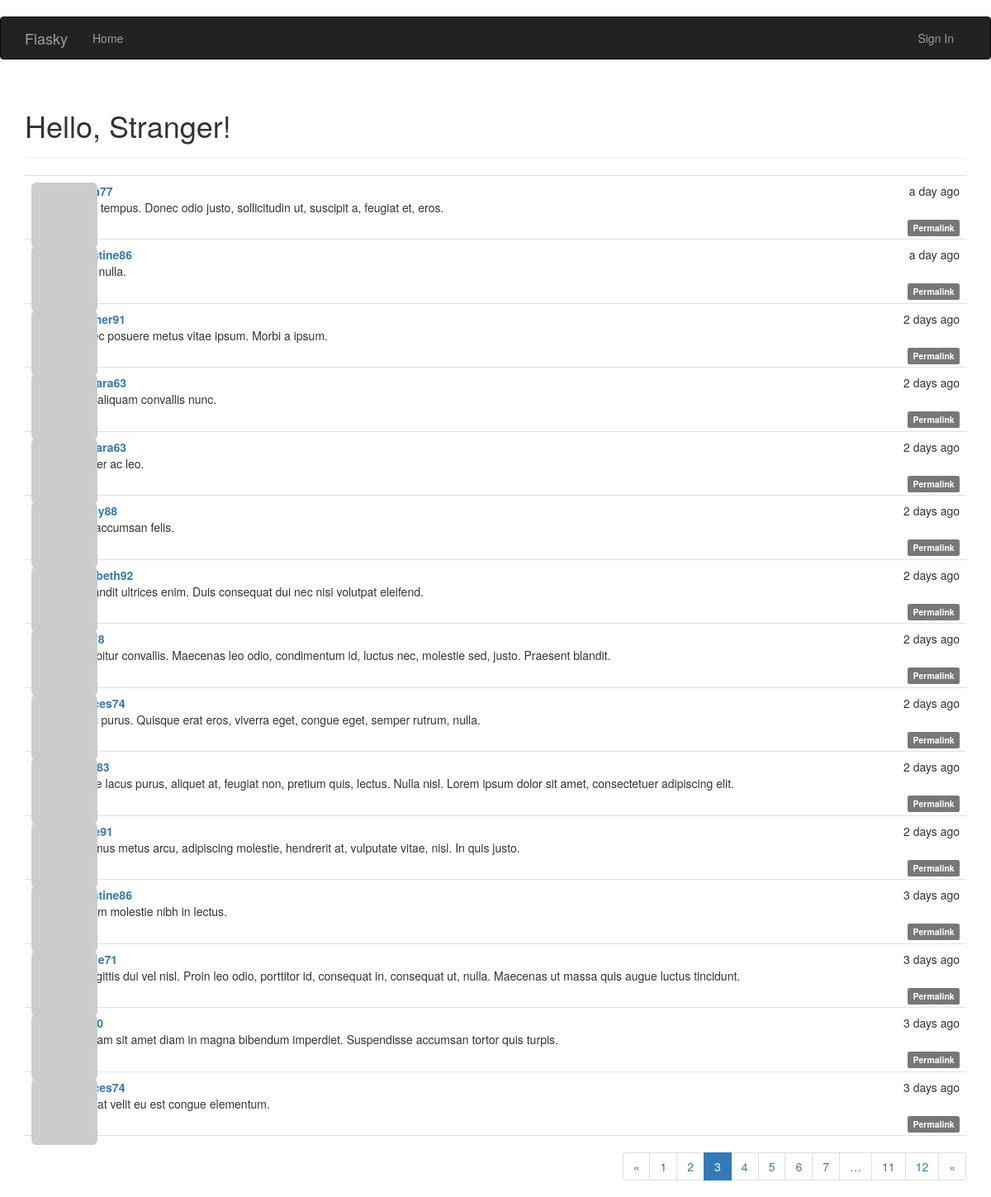
/?page=3, run on the app's committed database.
### app/models.py (models this page shows, shortened)
class Post(db.Model):
    __tablename__='posts'
    id = db.Column(db.Integer,primary_key=True)
    body = db.Column(db.Text)
    body_html=db.Column(db.Text)
    timestamp=db.Column(db.DateTime,index=True,default=datetime.utcnow)
    author_id=db.Column(db.Integer,db.ForeignKey('users.id'))

class User(UserMixin,db.Model):
    __tablename__ = 'users'
    id = db.Column(db.Integer, primary_key=True)
    email = db.Column(db.String(64), unique=True, index=True)
    username = db.Column(db.String(64), unique=True, index=True)
    role_id = db.Column(db.Integer, db.ForeignKey('roles.id'))
    password_hash=db.Column(db.String(128))
    confirmed =db.Column(db.Boolean,default=False)
    posts=db.relationship('Post',backref='author',lazy='dynamic')
    @property
    def password(self):
        raise AttributeError ('password is not a readable attribute')
    name= db.Column(db.String(64))
    location=db.Column(db.String(64))
    about_me=db.Column(db.Text())
    member_since=db.Column(db.DateTime(),default=datetime.utcnow)
    last_seen=db.Column(db.DateTime(),default=datetime.utcnow)
    avatar_hash =db.Column(db.String(32))
    def gravatar(self,size=100,default='identicon',rating='g'):
        if request.is_secure:
            url='https://secure.gravatar.com/avatar'
        else:
            url='http://www.gravatar.com/avatar'
        hash=self.avatar_hash or hashlib.md5(self.email.encode('utf-8')).hexdigest()
        return '{url}/{hash}?s={size}&d={default}&r={rating}'.\
            format(url=url,hash=hash,size=size,default=default,rating=rating)
    '''
    def change_email(self,token):
        pass
        self.email=new_email
        self.avatar_hashself.avatar_hash=hashlib.md5(self.email.encode('utf-8')).hexdigest()
        db.session.add(self)
    '''

### app/main/views.py (the view)
@main.route('/', methods=['GET', 'POST'])
def index():
    form = PostForm()
    if current_user.can(Permission.WRITE_ARTICLES) and\
            form.validate_on_submit():
        post=Post(body=form.body.data,author=current_user._get_current_object())
        db.session.add(post)
        return redirect(url_for('.index'))
    page=request.args.get('page',1,type=int)
    pagination=Post.query.order_by(Post.timestamp.desc()).paginate(\
            page,per_page=15,error_out=False)
    posts=pagination.items
    return render_template('index.html',form=form,posts=posts,pagination=pagination)

### app/auth/views.py (called while the page is built)
@auth.before_app_request
def before_request():
    if current_user.is_authenticated:
        current_user.ping()
        if not current_user.confirmed\
                and request.endpoint[:5]!='auth.'\
                and request.endpoint !='static':
            return redirect(url_for('auth.unconfirmed'))

### app/main/__init__.py (called while the page is built)
@main.app_context_processor
def inject_permissions():
    return dict(Permission=Permission)

### app/models.py (called while the page is built)
    def can(self,permissions):
        return False

    def is_administrator(self):
        return False

### app/templates/index.html (shortened to what this page needs)
{% extends "base.html" %}
{% import "bootstrap/wtf.html" as wtf %}
{% import "_macros.html" as macros %}
{% block page_content %}
<div class="page-header">
    <h1>Hello, {% if current_user.is_authenticated %}{{ current_user.username }}{% else %}Stranger{% endif %}!</h1>
</div>
{% include '_posts.html'%}
{% if pagination %}
<div class="pagination">
    {{macros.pagination_widget(pagination,'.index')}}
</div>
{% endif %}
{% endblock %}

### app/templates/_posts.html (shortened to what this page needs)
<ul class="posts">
    {% for post in posts %}
    <li class="post">
        <div class="post-thumbnail">
            <a href="{{ url_for('.user', username=post.author.username) }}">
                <img class="img-rounded profile-thumbnail" src="{{ post.author.gravatar(size=40) }}">
            </a>
        </div>
        <div class="post-content">
            <div class="post-date">{{ moment(post.timestamp).fromNow() }}</div>
            <div class="post-author"><a href="{{ url_for('.user', username=post.author.username) }}">{{ post.author.username }}</a></div>
            <div class="post-body">
                {% if post.body_html %}
                    {{ post.body_html | safe }}
                {% else %}
                    {{ post.body }}
                {% endif %}
            </div>
            <div class="post-footer">
                <a href="{{ url_for('.post', id=post.id) }}">
                    <span class="label label-default">Permalink</span>
                </a>
            </div>
        </div>
    </li>
    {% endfor %}
</ul>

### app/static/styles.css (style rules this page uses)
.profile-thumbnail { position: absolute; }
ul.posts { list-style-type: none; padding: 0px; margin: 16px 0px 0px 0px; border-top: 1px solid #e0e0e0; }
ul.posts li.post { padding: 8px; border-bottom: 1px solid #e0e0e0; }
div.post-date { float: right; }
div.post-author { font-weight: bold; }
div.post-thumbnail { position: absolute; }
div.post-content { margin-left: 48px; min-height: 48px; }
div.post-footer { text-align: right; }
div.pagination { width: 100%; text-align: right; padding: 0px; margin: 0px; }

### data on the page
Post: timestamp "a day ago", body_html "Nulla tempus. Donec odio justo, sollicitudin ut, suscipit a, feugiat et, eros."
Post: timestamp "a day ago", author.username "christine86", body_html "Nam nulla."
Post: timestamp "2 days ago", author.username "heather91", body_html "Donec posuere metus vitae ipsum. Morbi a ipsum."
Post: timestamp "2 days ago", author.username "barbara63", body_html "Duis aliquam convallis nunc."
Post: timestamp "2 days ago", author.username "barbara63", body_html "Integer ac leo."
Post: timestamp "2 days ago", body_html "Sed accumsan felis."
Post: timestamp "2 days ago", author.username "elizabeth92", body_html "In blandit ultrices enim. Duis consequat dui nec nisi volutpat eleifend."
Post: timestamp "2 days ago", body_html "Curabitur convallis. Maecenas leo odio, condimentum id, luctus nec, molestie sed, justo. Praesent blandit."
Post: timestamp "2 days ago", author.username "frances74", body_html "Nunc purus. Quisque erat eros, viverra eget, congue eget, semper rutrum, nulla."
Post: timestamp "2 days ago", body_html "Fusce lacus purus, aliquet at, feugiat non, pretium quis, lectus. Nulla nisl. Lorem ipsum dolor sit amet, consectetuer adipiscing elit."
Post: timestamp "2 days ago", body_html "Vivamus metus arcu, adipiscing molestie, hendrerit at, vulputate vitae, nisl. In quis justo."
Post: timestamp "3 days ago", author.username "christine86", body_html "Nullam molestie nibh in lectus."
Post: timestamp "3 days ago", body_html "In sagittis dui vel nisl. Proin leo odio, porttitor id, consequat in, consequat ut, nulla. Maecenas ut massa quis augue luctus tincidunt."
Post: timestamp "3 days ago", body_html "Aliquam sit amet diam in magna bibendum imperdiet. Suspendisse accumsan tortor quis turpis."
Post: timestamp "3 days ago", author.username "frances74", body_html "Duis at velit eu est congue elementum."

### other printed values
{{ p }} "1" "2" "4" "5" "6" "7" "11" "12"
{{ p }} "3"
